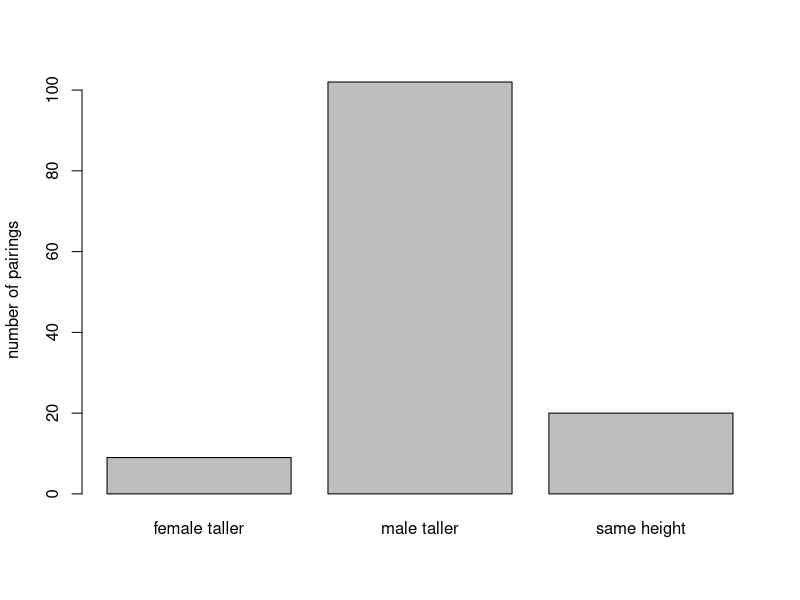
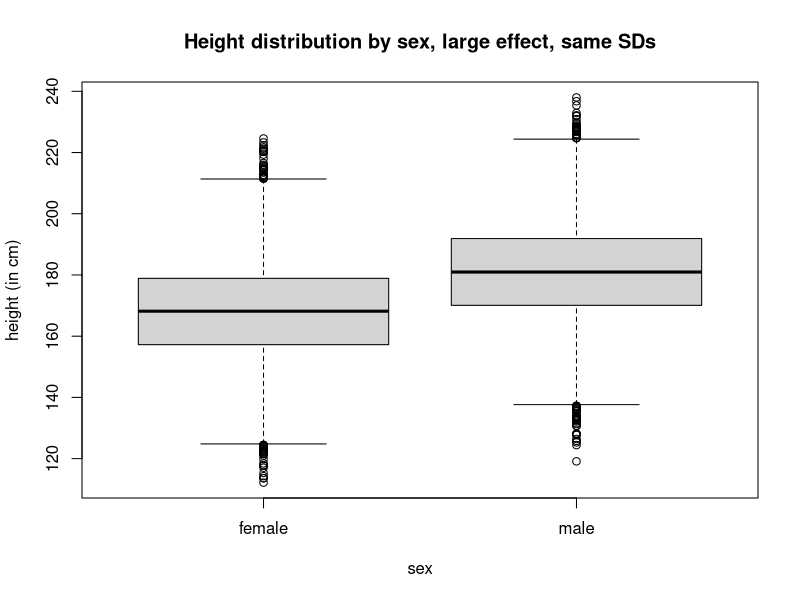
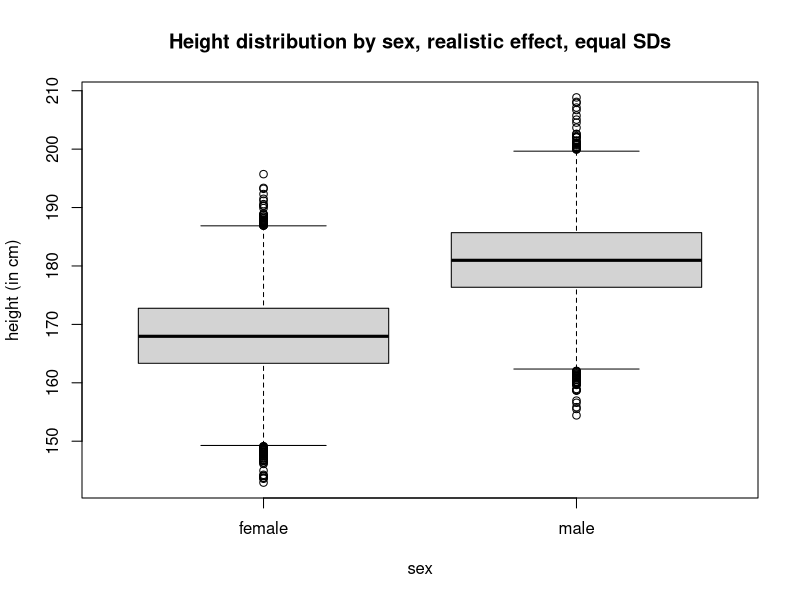
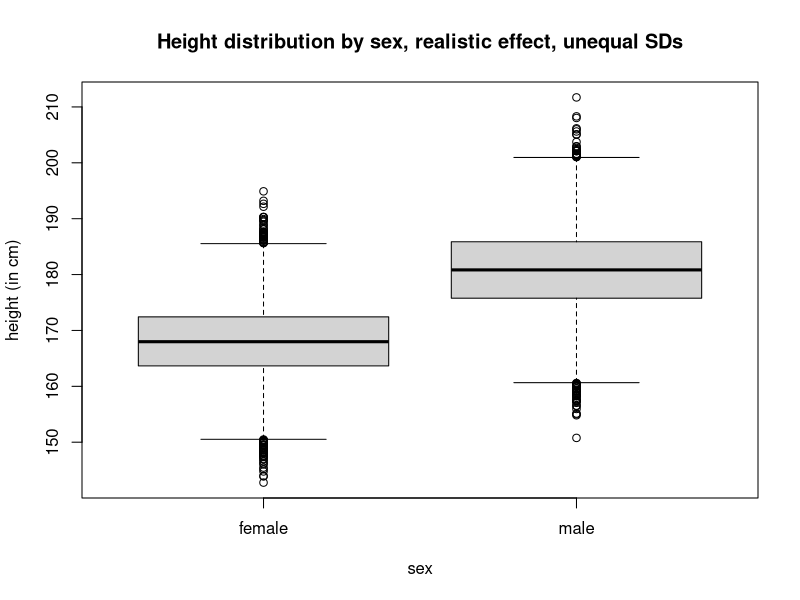

Source code (R) for these figures, in order:
## ---- chunk 1
knitr::opts_chunk$set(
  collapse = TRUE,
  comment = "#>"
)
## ---- chunk 2
set.seed(247)
# data from class session on 2022-05-19
allData <- data.frame(participant=c(1:17),totalHetCouples =c(10,8,5,8,7,10,12,20,10,5,5,9,5,12,0,1,4),maleTaller=c(8,6,2,7,7,8,12,15,8,4,4,5,3,10,0,0,3),femaleTaller=c(0,0,2,0,0,1,0,3,1,0,0,1,0,0,0,1,0),sameHeight=c(2,2,1,1,0,1,0,2,1,1,1,3,2,2,0,0,1))
# allData

sum(allData$totalHetCouples)
sum(allData$maleTaller)
sum(allData$femaleTaller)
sum(allData$sameHeight)

# use as our sample

# same height, male taller,female taller

classData <- data.frame(hetCouples=c(1:sum(allData$totalHetCouples)),difference=c(rep("male taller",sum(allData$maleTaller)),rep("female taller",sum(allData$femaleTaller)),rep("same height",sum(allData$sameHeight))))

str(classData)

## ---- chunk 3
print(table(classData$difference))
barplot(table(classData$difference),ylab="number of pairings")
## ---- chunk 4
# sampleLargeEffect1000  <- data.frame(height=c(rnorm(n=1000,mean=168,sd=16.25),
#                                            rnorm(n=1000,mean=181,sd=16.25)
#                                           ),
#                                      sex= rep(c("female",
#                                                   "male"),
#                                                each=1000)
#                                      )

# head(sampleLargeEffect1000)
# sampleLargeEffect1000$height <- round(sampleLargeEffect1000$height,digits=0)


sampleLargeEffect10000  <- data.frame(height=c(rnorm(n=10000,mean=168,sd=16.25),
                                           rnorm(n=10000,mean=181,sd=16.25)
                                          ),
                                     sex= rep(c("female",
                                                  "male"),
                                               each=10000)
                                     )

# sample with more realistic sd: 7 cm
# standard deviation from American Men according to wikipedia (3 inches)
# https://en.wikipedia.org/wiki/Standard_deviation#Standard_deviation_of_average_height_for_adult_men
# Or here:
# https://www.biancahoegel.de/mathe/statistik/standardabweichung.html


sampleRealisticEffect10000  <- data.frame(height=c(rnorm(n=10000,mean=168,sd=7),
                                           rnorm(n=10000,mean=181,sd=7)
                                          ),
                                     sex= rep(c("female",
                                                  "male"),
                                               each=10000)
                                     )

sampleRealisticEffect10000var  <- data.frame(height=c(rnorm(n=10000,mean=168,sd=6.5),
                                           rnorm(n=10000,mean=181,sd=7.5)
                                          ),
                                     sex= rep(c("female",
                                                  "male"),
                                               each=10000)
                                     )


head(sampleLargeEffect10000)
tail(sampleLargeEffect10000)

str(sampleLargeEffect10000)
## ---- chunk 5
boxplot(sampleLargeEffect10000$height ~ sampleLargeEffect10000$sex,xlab="sex",ylab="height (in cm)",main="Height distribution by sex, large effect, same SDs")
boxplot(sampleRealisticEffect10000$height ~ sampleRealisticEffect10000$sex,xlab="sex",ylab="height (in cm)",main="Height distribution by sex, realistic effect, equal SDs")
boxplot(sampleRealisticEffect10000var$height ~ sampleRealisticEffect10000var$sex,xlab="sex",ylab="height (in cm)",main="Height distribution by sex, realistic effect, unequal SDs")
## ---- chunk 6
    
# All this is done via the helper-function "heteroSample"

# function to draw samples
heteroSample  <- function(populationSample,number){
    populationSample$height <- round(populationSample$height,digits=0)
    femalePairmember <- populationSample[sample(x=1:(length(populationSample$height)/2),size=number,replace=FALSE),"height"]
    malePairmember <- populationSample[sample(x=((length(populationSample$height)/2) + 1):length(populationSample$height),size=number,replace=FALSE),"height"]
    simPairs <- data.frame(femaleHeight=femalePairmember,maleHeight=malePairmember)
simPairs$difference  <- NA

for (i in 1:length(simPairs$femaleHeight)) {
    # print(i)
    # print(simPairs[i,])
    # if (simPairs[i,"femaleHeight"] == simPairs[i,"maleHeight"]){
    if (simPairs[i,"femaleHeight"] == simPairs[i,"maleHeight"] | (simPairs[i,"femaleHeight"] > (simPairs[i,"maleHeight"] - 2.1) & simPairs[i,"femaleHeight"] < (simPairs[i,"maleHeight"] + 2.1))){
        simPairs[i,"difference"] <- "same height"
    } else {
         if (simPairs[i,"femaleHeight"] > simPairs[i,"maleHeight"]){
        simPairs[i,"difference"] <- "female taller"
        } else {
    if (simPairs[i,"femaleHeight"] < simPairs[i,"maleHeight"]){
        simPairs[i,"difference"] <- "male taller"
        }

        }
         }
    
    }

    return(simPairs)
}






## ---- chunk 7

# sigCollector <- c()
# for (i in 1:10){
#    simPairs <- heteroSample(sampleLargeEffect10000,131)
#    simPairs$source <- "sim"
#    classData$source <- "class"
#    fullData <- rbind(simPairs[,c("difference","source")],classData[,c("difference","source")])
#    print(table(fullData$difference,fullData$source))
#    print(chisq.test(table(fullData$difference,fullData$source)))
#    print(i) 
#    sigValue <- chisq.test(table(fullData$difference,fullData$source))$p.value
#    sigCollector <- c(sigCollector,sigValue)
# }

# print(paste(length(sigCollector[sigCollector<.01]),"/10"),sep="")


tenTests  <- function(populationSample,number,times=10){
sigCollector <- c()
for (i in 1:times){
   simPairs <- heteroSample(populationSample,number)
   simPairs$source <- "sim"
   classData$source <- "class"
   fullData <- rbind(simPairs[,c("difference","source")],classData[,c("difference","source")])
   # print(table(fullData$difference,fullData$source))
   # print(chisq.test(table(fullData$difference,fullData$source)))
   # print(i) 
   sigValue <- chisq.test(table(fullData$difference,fullData$source))$p.value
   sigCollector <- c(sigCollector,sigValue)
}

print(paste("Significantly different (X-square, p<.01): ",length(sigCollector[sigCollector<.01]),"/",times),sep="")
}

tenTests(sampleLargeEffect10000,131)

## ---- chunk 8

# for (i in 1:10){
#    simPairs <- heteroSample(sampleRealisticEffect10000,131)
#    simPairs$source <- "sim"
#    classData$source <- "class"
#    fullData <- rbind(simPairs[,c("difference","source")],classData[,c("difference","source")])
#    print(table(fullData$difference,fullData$source))
#    print(chisq.test(table(fullData$difference,fullData$source)))
#    print(i) 
#     }


tenTests(sampleRealisticEffect10000,131)


## ---- chunk 9

# for (i in 1:10){
#    simPairs <- heteroSample(sampleRealisticEffect10000var,131)
#    simPairs$source <- "sim"
#    classData$source <- "class"
#    fullData <- rbind(simPairs[,c("difference","source")],classData[,c("difference","source")])
#    print(table(fullData$difference,fullData$source))
#    print(chisq.test(table(fullData$difference,fullData$source)))
#    print(i) 
# }

tenTests(sampleRealisticEffect10000var,131)



## ---- chunk 10
print("large effect size:")
tenTests(sampleLargeEffect10000,131,100)
print("realistic effect size, same SDs:")
tenTests(sampleRealisticEffect10000,131,100)
print("realistic effect size, varying SDs:")
tenTests(sampleRealisticEffect10000var,131,100)
